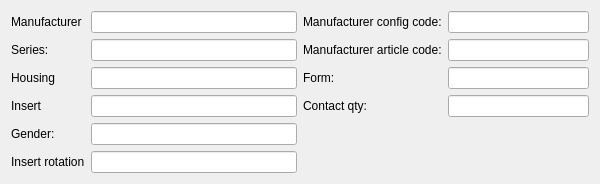
<?xml version="1.0" encoding="UTF-8"?>
<ui version="4.0">
 <class>mdtClConnectorEditor</class>
 <widget class="QWidget" name="mdtClConnectorEditor">
  <property name="geometry">
   <rect>
    <x>0</x>
    <y>0</y>
    <width>600</width>
    <height>168</height>
   </rect>
  </property>
  <property name="windowTitle">
   <string>Form</string>
  </property>
  <layout class="QHBoxLayout" name="horizontalLayout">
   <item>
    <layout class="QFormLayout" name="formLayout_2">
     <item row="0" column="0">
      <widget class="QLabel" name="lbManufacturer">
       <property name="text">
        <string>Manufacturer</string>
       </property>
      </widget>
     </item>
     <item row="0" column="1">
      <widget class="QLineEdit" name="fld_Manufacturer"/>
     </item>
     <item row="1" column="0">
      <widget class="QLabel" name="lbSeries">
       <property name="text">
        <string>Series:</string>
       </property>
      </widget>
     </item>
     <item row="1" column="1">
      <widget class="QLineEdit" name="fld_Series"/>
     </item>
     <item row="2" column="0">
      <widget class="QLabel" name="lbHousing">
       <property name="text">
        <string>Housing</string>
       </property>
      </widget>
     </item>
     <item row="2" column="1">
      <widget class="QLineEdit" name="fld_Housing">
       <property name="toolTip">
        <string>Can also be shell style</string>
       </property>
      </widget>
     </item>
     <item row="3" column="0">
      <widget class="QLabel" name="lbInsert">
       <property name="text">
        <string>Insert</string>
       </property>
      </widget>
     </item>
     <item row="3" column="1">
      <widget class="QLineEdit" name="fld_Insert">
       <property name="toolTip">
        <string>Model, arrangement</string>
       </property>
      </widget>
     </item>
     <item row="4" column="0">
      <widget class="QLabel" name="lbGender">
       <property name="text">
        <string>Gender:</string>
       </property>
      </widget>
     </item>
     <item row="4" column="1">
      <widget class="QLineEdit" name="fld_Gender">
       <property name="toolTip">
        <string>Male (Pin) or female (Socket)</string>
       </property>
      </widget>
     </item>
     <item row="5" column="1">
      <widget class="QLineEdit" name="fld_InsertRotation">
       <property name="toolTip">
        <string>Typicall a code for round connectors (W, X, ...)</string>
       </property>
      </widget>
     </item>
     <item row="5" column="0">
      <widget class="QLabel" name="lbInsertRotation">
       <property name="text">
        <string>Insert rotation</string>
       </property>
      </widget>
     </item>
    </layout>
   </item>
   <item>
    <layout class="QFormLayout" name="formLayout">
     <item row="0" column="0">
      <widget class="QLabel" name="lbManufacturerConfigCode">
       <property name="text">
        <string>Manufacturer config code:</string>
       </property>
      </widget>
     </item>
     <item row="0" column="1">
      <widget class="QLineEdit" name="fld_ManufacturerConfigCode"/>
     </item>
     <item row="1" column="0">
      <widget class="QLabel" name="lbManufacturerArticleCode">
       <property name="text">
        <string>Manufacturer article code:</string>
       </property>
      </widget>
     </item>
     <item row="1" column="1">
      <widget class="QLineEdit" name="fld_ManufacturerArticleCode"/>
     </item>
     <item row="2" column="0">
      <widget class="QLabel" name="lbForm">
       <property name="text">
        <string>Form:</string>
       </property>
      </widget>
     </item>
     <item row="2" column="1">
      <widget class="QLineEdit" name="fld_Form"/>
     </item>
     <item row="3" column="0">
      <widget class="QLabel" name="lbContactQty">
       <property name="text">
        <string>Contact qty:</string>
       </property>
      </widget>
     </item>
     <item row="3" column="1">
      <widget class="QLineEdit" name="fld_ContactQty"/>
     </item>
    </layout>
   </item>
  </layout>
 </widget>
 <resources/>
 <connections/>
</ui>
